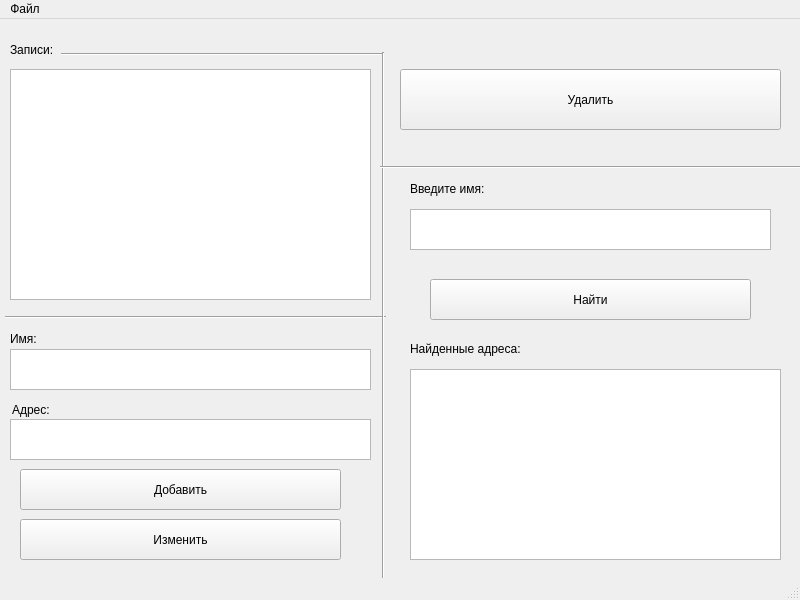
<?xml version="1.0" encoding="UTF-8"?>
<ui version="4.0">
 <class>MainWindow</class>
 <widget class="QMainWindow" name="MainWindow">
  <property name="geometry">
   <rect>
    <x>0</x>
    <y>0</y>
    <width>800</width>
    <height>600</height>
   </rect>
  </property>
  <property name="windowTitle">
   <string>MainWindow</string>
  </property>
  <widget class="QWidget" name="centralwidget">
   <widget class="QListView" name="listView">
    <property name="geometry">
     <rect>
      <x>10</x>
      <y>50</y>
      <width>361</width>
      <height>231</height>
     </rect>
    </property>
   </widget>
   <widget class="QPushButton" name="pushButton">
    <property name="geometry">
     <rect>
      <x>400</x>
      <y>50</y>
      <width>381</width>
      <height>61</height>
     </rect>
    </property>
    <property name="text">
     <string>Удалить</string>
    </property>
   </widget>
   <widget class="QPushButton" name="pushButton_2">
    <property name="geometry">
     <rect>
      <x>20</x>
      <y>450</y>
      <width>321</width>
      <height>41</height>
     </rect>
    </property>
    <property name="text">
     <string>Добавить</string>
    </property>
   </widget>
   <widget class="QPushButton" name="pushButton_4">
    <property name="geometry">
     <rect>
      <x>20</x>
      <y>500</y>
      <width>321</width>
      <height>41</height>
     </rect>
    </property>
    <property name="text">
     <string>Изменить</string>
    </property>
   </widget>
   <widget class="QTextEdit" name="textEdit">
    <property name="geometry">
     <rect>
      <x>10</x>
      <y>330</y>
      <width>361</width>
      <height>41</height>
     </rect>
    </property>
   </widget>
   <widget class="QLabel" name="label">
    <property name="geometry">
     <rect>
      <x>10</x>
      <y>10</y>
      <width>351</width>
      <height>41</height>
     </rect>
    </property>
    <property name="text">
     <string>Записи:</string>
    </property>
   </widget>
   <widget class="Line" name="line">
    <property name="geometry">
     <rect>
      <x>5</x>
      <y>290</y>
      <width>381</width>
      <height>16</height>
     </rect>
    </property>
    <property name="orientation">
     <enum>Qt::Horizontal</enum>
    </property>
   </widget>
   <widget class="Line" name="line_3">
    <property name="geometry">
     <rect>
      <x>373</x>
      <y>33</y>
      <width>20</width>
      <height>532</height>
     </rect>
    </property>
    <property name="orientation">
     <enum>Qt::Vertical</enum>
    </property>
   </widget>
   <widget class="Line" name="line_4">
    <property name="geometry">
     <rect>
      <x>61</x>
      <y>20</y>
      <width>321</width>
      <height>31</height>
     </rect>
    </property>
    <property name="orientation">
     <enum>Qt::Horizontal</enum>
    </property>
   </widget>
   <widget class="QLabel" name="label_2">
    <property name="geometry">
     <rect>
      <x>10</x>
      <y>310</y>
      <width>63</width>
      <height>20</height>
     </rect>
    </property>
    <property name="text">
     <string>Имя:</string>
    </property>
   </widget>
   <widget class="QLabel" name="label_3">
    <property name="geometry">
     <rect>
      <x>12</x>
      <y>380</y>
      <width>61</width>
      <height>21</height>
     </rect>
    </property>
    <property name="text">
     <string>Адрес:</string>
    </property>
   </widget>
   <widget class="QTextEdit" name="textEdit_2">
    <property name="geometry">
     <rect>
      <x>10</x>
      <y>400</y>
      <width>361</width>
      <height>41</height>
     </rect>
    </property>
   </widget>
   <widget class="QPushButton" name="pushButton_3">
    <property name="geometry">
     <rect>
      <x>430</x>
      <y>260</y>
      <width>321</width>
      <height>41</height>
     </rect>
    </property>
    <property name="text">
     <string>Найти</string>
    </property>
   </widget>
   <widget class="QTextEdit" name="textEdit_3">
    <property name="geometry">
     <rect>
      <x>410</x>
      <y>190</y>
      <width>361</width>
      <height>41</height>
     </rect>
    </property>
   </widget>
   <widget class="QLabel" name="label_4">
    <property name="geometry">
     <rect>
      <x>410</x>
      <y>160</y>
      <width>121</width>
      <height>20</height>
     </rect>
    </property>
    <property name="text">
     <string>Введите имя:</string>
    </property>
   </widget>
   <widget class="Line" name="line_2">
    <property name="geometry">
     <rect>
      <x>380</x>
      <y>140</y>
      <width>421</width>
      <height>16</height>
     </rect>
    </property>
    <property name="orientation">
     <enum>Qt::Horizontal</enum>
    </property>
   </widget>
   <widget class="QListView" name="listView_2">
    <property name="geometry">
     <rect>
      <x>410</x>
      <y>350</y>
      <width>371</width>
      <height>191</height>
     </rect>
    </property>
   </widget>
   <widget class="QLabel" name="label_5">
    <property name="geometry">
     <rect>
      <x>410</x>
      <y>320</y>
      <width>191</width>
      <height>20</height>
     </rect>
    </property>
    <property name="text">
     <string>Найденные адреса:</string>
    </property>
   </widget>
  </widget>
  <widget class="QMenuBar" name="menubar">
   <property name="geometry">
    <rect>
     <x>0</x>
     <y>0</y>
     <width>800</width>
     <height>25</height>
    </rect>
   </property>
   <widget class="QMenu" name="menu">
    <property name="title">
     <string>Файл</string>
    </property>
    <addaction name="action"/>
    <addaction name="action_2"/>
   </widget>
   <addaction name="menu"/>
  </widget>
  <widget class="QStatusBar" name="statusbar"/>
  <action name="action">
   <property name="text">
    <string>Сохранить</string>
   </property>
   <property name="menuRole">
    <enum>QAction::AboutQtRole</enum>
   </property>
  </action>
  <action name="action_2">
   <property name="text">
    <string>Открыть</string>
   </property>
  </action>
 </widget>
 <resources/>
 <connections/>
</ui>
